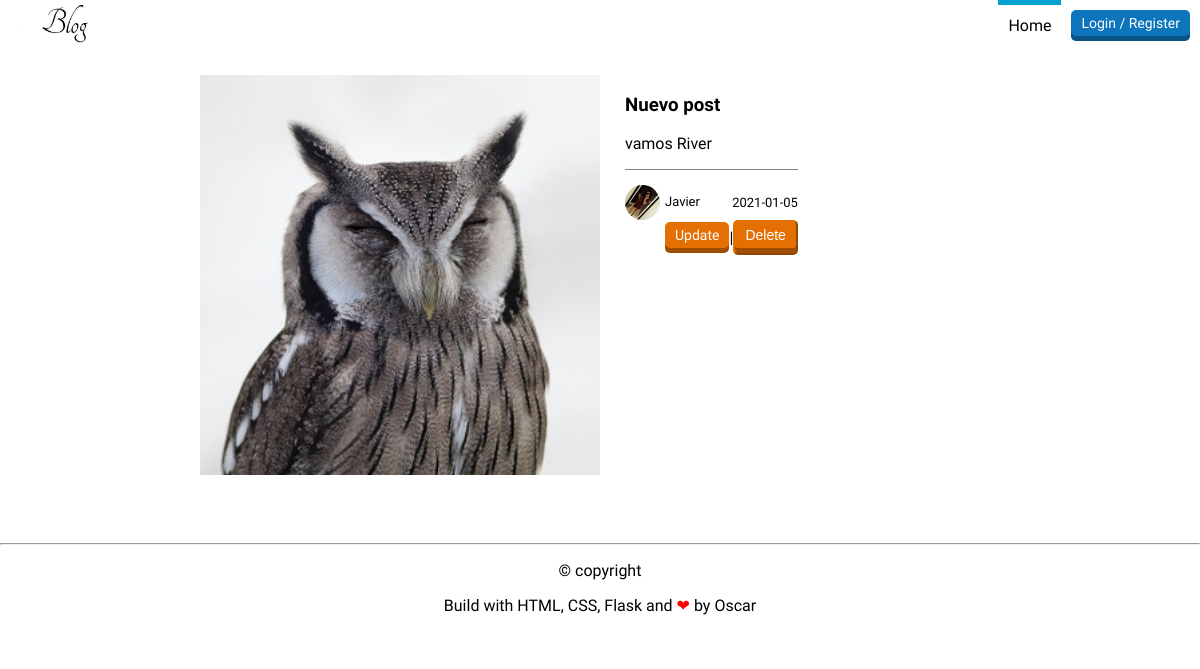
The app's page /post/4 with its own data.
### flaskblog/models.py (models this page shows, shortened)
class Post(db.Model):
    id = db.Column(db.Integer, primary_key=True)
    title = db.Column(db.String(100), nullable=False)
    date_posted = db.Column(db.DateTime, nullable=False, default=datetime.utcnow)
    content = db.Column(db.Text, nullable=False)
    user_id = db.Column(db.Integer, db.ForeignKey('user.id'), nullable=False)

class User(db.Model, UserMixin):
    id = db.Column(db.Integer, primary_key=True)
    username = db.Column(db.String(20), unique=True, nullable=False)
    email = db.Column(db.String(120), unique=True, nullable=False)
    image_file = db.Column(db.String(20), nullable=False, default='default.jpg')
    bio = db.Column(db.String(500), nullable=False, default='')
    facebook = db.Column(db.String(120), nullable=False, default='')
    twitter = db.Column(db.String(120), nullable=False, default='')
    password = db.Column(db.String(60), nullable=False)
    posts = db.relationship('Post', backref='author', lazy=True)

### flaskblog/routes.py (the view)
@app.route("/post/<int:post_id>")
def post(post_id):
    post = Post.query.get_or_404(post_id)
    return render_template('post.html', title=post.title, post=post)

### flaskblog/templates/post.html
{% extends "layout.html" %}
{% block content %}
    <header>
        <a href="{{ url_for('home') }}">
            <img src="{{ url_for('static', filename='profile_pics/logo.jpg') }}" alt="logo" height="40">
        </a>
        <div class="header-right">
            {% if current_user.is_authenticated %}
            <nav>
                <ul>
                    <li><a href="{{ url_for('home') }}">Home</a></li>
                    <li><a href="{{ url_for('new_post') }}">New Post</a></li>
                    <li><a href="#">Agenda</a></li>
                    <li><a class="is-active" href="{{ url_for('home') }}">Blog</a></li>
                    <li><a href="#">Info</a></li>
                    <li><a href="{{ url_for('account') }}">Account</a></li>
                </ul>
            </nav>
                <a href="{{ url_for('logout') }}" class="button red">logout</a>
            {% else %}
            <nav>
                <ul>
                    <li><a href="{{ url_for('home') }}" class="is-active">Home</a></li>
                </ul>
            </nav>
                <a href="{{ url_for('login') }}" class="button blue">Login / Register</a>
            {% endif %}
        </div>
    </header>
    <div class="formulario">
        <div class="col3">
            <img src="{{ url_for('static', filename='profile_pics/img6.jpg') }}" alt="img2" width="400" height="400">
        </div>
        <div class="description">
            <h3>{{ post.title }}</h3>
            <p>
                {{ post.content }}
            </p>
            <div class="autor">
                <p>
                    <img src="{{ url_for('static', filename='profile_pics/' + post.author.image_file) }}"
                    alt="default" width="35px" height="35px"><span>{{ post.author.username }}</span>
                </p>
                <span>{{ post.date_posted.strftime('%Y-%m-%d') }}</span>
            </div>
            <nav>
                <ul>
                    <li><a href="{{ url_for('update_post', post_id=post.id) }}" class="button red">Update</a></li>
                    <li><form action="{{ url_for('delete_post', post_id=post.id)  }}" method=POST> <input class="button red" type="submit" value="Delete"></li>
                </ul>
            </nav>
        </div>
    </div>
{% endblock content %}

### flaskblog/static/estilo.css (style rules this page uses)
body { font-family: 'allerta', sans-serif; margin: 0; color: #515151; }
a { color: #515151; }
header { background: white; height: 50px; padding: 0 10px; display: flex; justify-content: space-between; align-items: center; }
.header-right { height: inherit; display: flex; align-items: center; }
.header-right .button { margin-left: 10px; }
.button { background: gray; box-shadow: inset 0 -5px 0 rgba(0, 0, 0, .3); font-size: 14px; padding: 5px 10px 10px 10px; border-radius: 5px; text-decoration: none; color: white; transition: .2s; }
.button.red { background: #e47004; border-color: #e47004; }
.button.blue { background: #0d75bb; border-color: #0d75bb; }
nav { height: inherit; margin: 0; }
nav ul { margin: 0; height: inherit; }
nav ul { display: flex; }
nav li { list-style: none; color: black; height: inherit; display: flex; align-items: center; }
nav li:after { content: "|"; display: inline-block; }
nav li:last-child:after { display: none; }
nav a { color: black; text-decoration: none; height: inherit; display: flex; padding: 0 10px; align-items: center; }
nav a.is-active { box-shadow: inset 0 5px 0 #00a3cf; }
.autor { display: flex; justify-content: space-between; align-items: center; font-size: 13px; border-top: 1px solid gray; padding-top: 15px; }
.autor img { border-radius: 50%; vertical-align: middle; margin-right: 5px; }
.autor p { margin: 0; }
.formulario { display: flex; width: 1000px; height: 400px; color: black; margin: 25px 0 0 200px; }
.col3, .col4 { display: flex; flex-direction: column; }
.col3 { margin-right: 25px; }

### records on screen
Post: title "Nuevo post", content "vamos River", date_posted "2021-01-05"
User: image_file (picture), author.username "Javier"
